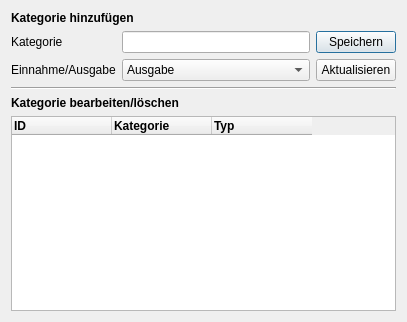
<?xml version="1.0" encoding="UTF-8"?>
<ui version="4.0">
 <class>Dialog</class>
 <widget class="QDialog" name="Dialog">
  <property name="geometry">
   <rect>
    <x>0</x>
    <y>0</y>
    <width>407</width>
    <height>322</height>
   </rect>
  </property>
  <property name="windowTitle">
   <string>Dialog</string>
  </property>
  <layout class="QGridLayout" name="gridLayout_3">
   <item row="1" column="0">
    <layout class="QGridLayout" name="gridLayout">
     <item row="1" column="0">
      <widget class="QLabel" name="label_3">
       <property name="text">
        <string>Einnahme/Ausgabe</string>
       </property>
      </widget>
     </item>
     <item row="0" column="0">
      <widget class="QLabel" name="label">
       <property name="text">
        <string>Kategorie</string>
       </property>
      </widget>
     </item>
     <item row="0" column="1">
      <widget class="QLineEdit" name="lineEditCategory"/>
     </item>
     <item row="1" column="1">
      <widget class="QComboBox" name="comboBoxInOrOutcome">
       <item>
        <property name="text">
         <string>Ausgabe</string>
        </property>
       </item>
       <item>
        <property name="text">
         <string>Einnahme</string>
        </property>
       </item>
      </widget>
     </item>
     <item row="0" column="2">
      <widget class="QPushButton" name="btnSave">
       <property name="text">
        <string>Speichern</string>
       </property>
      </widget>
     </item>
     <item row="1" column="2">
      <widget class="QPushButton" name="btnUpdate">
       <property name="text">
        <string>Aktualisieren</string>
       </property>
      </widget>
     </item>
    </layout>
   </item>
   <item row="2" column="0">
    <widget class="Line" name="line">
     <property name="orientation">
      <enum>Qt::Horizontal</enum>
     </property>
    </widget>
   </item>
   <item row="0" column="0">
    <widget class="QLabel" name="label_2">
     <property name="font">
      <font>
       <weight>75</weight>
       <bold>true</bold>
      </font>
     </property>
     <property name="text">
      <string>Kategorie hinzufügen</string>
     </property>
    </widget>
   </item>
   <item row="5" column="0">
    <widget class="QTableWidget" name="tableWidget">
     <property name="editTriggers">
      <set>QAbstractItemView::NoEditTriggers</set>
     </property>
     <property name="selectionBehavior">
      <enum>QAbstractItemView::SelectRows</enum>
     </property>
     <attribute name="verticalHeaderVisible">
      <bool>false</bool>
     </attribute>
     <column>
      <property name="text">
       <string>ID</string>
      </property>
      <property name="font">
       <font>
        <weight>75</weight>
        <bold>true</bold>
       </font>
      </property>
      <property name="textAlignment">
       <set>AlignLeading|AlignVCenter</set>
      </property>
     </column>
     <column>
      <property name="text">
       <string>Kategorie</string>
      </property>
      <property name="font">
       <font>
        <weight>75</weight>
        <bold>true</bold>
       </font>
      </property>
      <property name="textAlignment">
       <set>AlignLeading|AlignVCenter</set>
      </property>
     </column>
     <column>
      <property name="text">
       <string>Typ</string>
      </property>
      <property name="font">
       <font>
        <weight>75</weight>
        <bold>true</bold>
       </font>
      </property>
      <property name="textAlignment">
       <set>AlignLeading|AlignVCenter</set>
      </property>
     </column>
    </widget>
   </item>
   <item row="3" column="0">
    <widget class="QLabel" name="label_4">
     <property name="font">
      <font>
       <weight>75</weight>
       <bold>true</bold>
      </font>
     </property>
     <property name="text">
      <string>Kategorie bearbeiten/löschen</string>
     </property>
    </widget>
   </item>
  </layout>
 </widget>
 <resources/>
 <connections/>
</ui>
